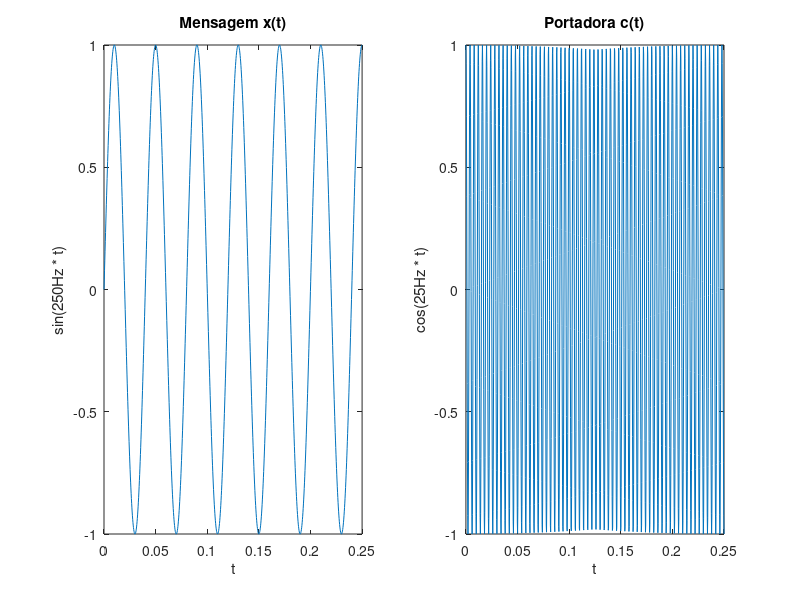
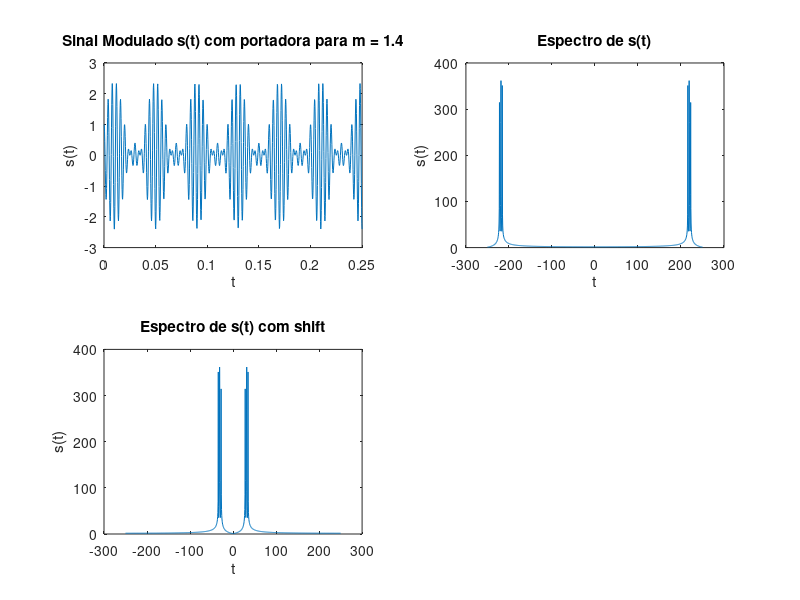
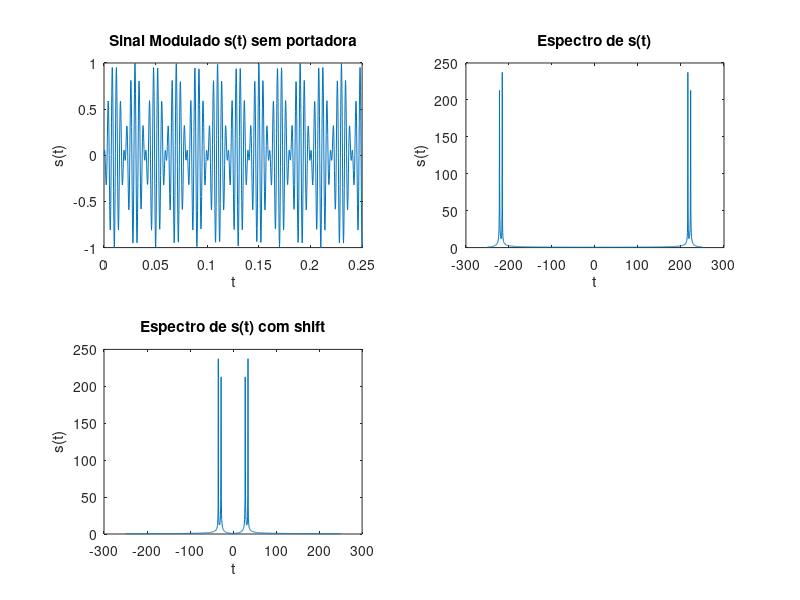

The MATLAB script that drew these images, in order:
clear all;
close all;
clc;

t = linspace(0, 0.25, 1000);

fm = 25;
fc = 250;
A = 1;
xt = sin(2*pi*fm*t);
ct = cos(2*pi*fc*t);


figure;
subplot(1,2,1);
plot(t, xt);
title("Mensagem x(t)");
xlabel("t");
ylabel("sin(250Hz * t)");

subplot(1, 2, 2);
plot(t, ct);
title("Portadora c(t)");
xlabel("t");
ylabel("cos(25Hz * t)");


## SINAL MODULADO COM PORTADORA
m = 1.4;
st = A*(1 + m*xt).*ct;


figure;
subplot(2, 2, 1);
plot(t, st);
title("Sinal Modulado s(t) com portadora para m = 1.4");
xlabel("t");
ylabel("s(t)");

f = linspace(-fc, fc, 1000);
ff = fft(st);
ffs = fftshift(ff);

subplot(2, 2, 2);
plot(f, abs(ff));
title("Espectro de s(t)");
xlabel("t");
ylabel("s(t)");

subplot(2,2,3);
plot(f, abs(ffs));
title("Espectro de s(t) com shift");
xlabel("t");
ylabel("s(t)");

## SINAL MODULADO SEM PORTADORA
st2 = xt.*ct;

figure;
subplot(2, 2, 1);
plot(t, st2);
title("Sinal Modulado s(t) sem portadora");
xlabel("t");
ylabel("s(t)");

f = linspace(-fc, fc, 1000);
ff = fft(st2);
ffs = fftshift(ff);


subplot(2, 2, 2);
plot(f, abs(ff));
title("Espectro de s(t)");
xlabel("t");
ylabel("s(t)");

subplot(2,2,3);
plot(f, abs(ffs));
title("Espectro de s(t) com shift");
xlabel("t");
ylabel("s(t)");

